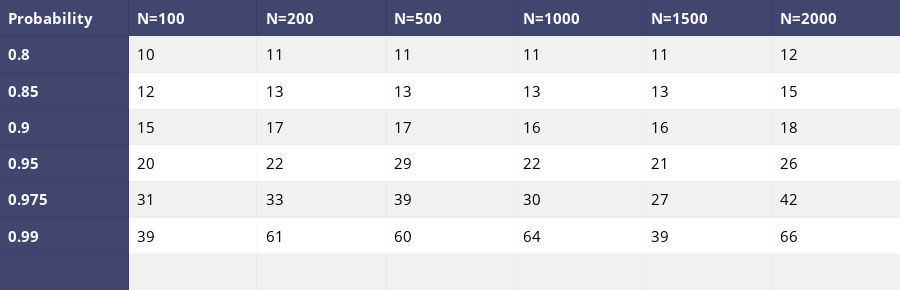

The code cell stored with this chart in its notebook:
### Code cell
data_matrix = [['Probability', 'N=100','N=200','N=500','N=1000','N=1500','N=2000'],
               ['0.8']+list1p3r,
               ['0.85']+list2p3r,
               ['0.9']+list3p3r,
               ['0.95']+list4p3r,
               ['0.975']+list5p3r,
               ['0.99']+list6p3r,
               ['','','','','','','']
               ]

table = ff.create_table(data_matrix,index=True, index_title='Date')
for i in range(len(table.layout.annotations)):
    table.layout.annotations[i].font.size = 15
iplot(table, filename='simple_table')

### Figure 1 — Plotly figure (JSON) as saved in the notebook; plotly's stock layout.template omitted (floating-point values rounded to 4 significant figures)
{"data": [{"colorscale": [[0, "#00083e"], [0.5, "#ededee"], [1, "#ffffff"]], "hoverinfo": "none", "opacity": 0.75, "showscale": false, "type": "heatmap", "z": [[0, 0, 0, 0, 0, 0, 0], [0, 0.5, 0.5, 0.5, 0.5, 0.5, 0.5], [0, 1, 1, 1, 1, 1, 1], [0, 0.5, 0.5, 0.5, 0.5, 0.5, 0.5], [0, 1, 1, 1, 1, 1, 1], [0, 0.5, 0.5, 0.5, 0.5, 0.5, 0.5], [0, 1, 1, 1, 1, 1, 1], [0, 0.5, 0.5, 0.5, 0.5, 0.5, 0.5]]}], "layout": {"annotations": [{"align": "left", "font": {"color": "#ffffff", "size": 15}, "showarrow": false, "text": "<b>Probability</b>", "x": -0.45, "xanchor": "left", "xref": "x1", "y": 0, "yref": "y1"}, {"align": "left", "font": {"color": "#ffffff", "size": 15}, "showarrow": false, "text": "<b>N=100</b>", "x": 0.55, "xanchor": "left", "xref": "x1", "y": 0, "yref": "y1"}, {"align": "left", "font": {"color": "#ffffff", "size": 15}, "showarrow": false, "text": "<b>N=200</b>", "x": 1.55, "xanchor": "left", "xref": "x1", "y": 0, "yref": "y1"}, {"align": "left", "font": {"color": "#ffffff", "size": 15}, "showarrow": false, "text": "<b>N=500</b>", "x": 2.55, "xanchor": "left", "xref": "x1", "y": 0, "yref": "y1"}, {"align": "left", "font": {"color": "#ffffff", "size": 15}, "showarrow": false, "text": "<b>N=1000</b>", "x": 3.55, "xanchor": "left", "xref": "x1", "y": 0, "yref": "y1"}, {"align": "left", "font": {"color": "#ffffff", "size": 15}, "showarrow": false, "text": "<b>N=1500</b>", "x": 4.55, "xanchor": "left", "xref": "x1", "y": 0, "yref": "y1"}, {"align": "left", "font": {"color": "#ffffff", "size": 15}, "showarrow": false, "text": "<b>N=2000</b>", "x": 5.55, "xanchor": "left", "xref": "x1", "y": 0, "yref": "y1"}, {"align": "left", "font": {"color": "#ffffff", "size": 15}, "showarrow": false, "text": "<b>0.8</b>", "x": -0.45, "xanchor": "left", "xref": "x1", "y": 1, "yref": "y1"}, {"align": "left", "font": {"color": "#000000", "size": 15}, "showarrow": false, "text": "10", "x": 0.55, "xanchor": "left", "xref": "x1", "y": 1, "yref": "y1"}, {"align": "left", "font": {"color": "#000000", "size": 15}, "showarrow": false, "text": "11", "x": 1.55, "xanchor": "left", "xref": "x1", "y": 1, "yref": "y1"}, {"align": "left", "font": {"color": "#000000", "size": 15}, "showarrow": false, "text": "11", "x": 2.55, "xanchor": "left", "xref": "x1", "y": 1, "yref": "y1"}, {"align": "left", "font": {"color": "#000000", "size": 15}, "showarrow": false, "text": "11", "x": 3.55, "xanchor": "left", "xref": "x1", "y": 1, "yref": "y1"}, {"align": "left", "font": {"color": "#000000", "size": 15}, "showarrow": false, "text": "11", "x": 4.55, "xanchor": "left", "xref": "x1", "y": 1, "yref": "y1"}, {"align": "left", "font": {"color": "#000000", "size": 15}, "showarrow": false, "text": "12", "x": 5.55, "xanchor": "left", "xref": "x1", "y": 1, "yref": "y1"}, {"align": "left", "font": {"color": "#ffffff", "size": 15}, "showarrow": false, "text": "<b>0.85</b>", "x": -0.45, "xanchor": "left", "xref": "x1", "y": 2, "yref": "y1"}, {"align": "left", "font": {"color": "#000000", "size": 15}, "showarrow": false, "text": "12", "x": 0.55, "xanchor": "left", "xref": "x1", "y": 2, "yref": "y1"}, {"align": "left", "font": {"color": "#000000", "size": 15}, "showarrow": false, "text": "13", "x": 1.55, "xanchor": "left", "xref": "x1", "y": 2, "yref": "y1"}, {"align": "left", "font": {"color": "#000000", "size": 15}, "showarrow": false, "text": "13", "x": 2.55, "xanchor": "left", "xref": "x1", "y": 2, "yref": "y1"}, {"align": "left", "font": {"color": "#000000", "size": 15}, "showarrow": false, "text": "13", "x": 3.55, "xanchor": "left", "xref": "x1", "y": 2, "yref": "y1"}, {"align": "left", "font": {"color": "#000000", "size": 15}, "showarrow": false, "text": "13", "x": 4.55, "xanchor": "left", "xref": "x1", "y": 2, "yref": "y1"}, {"align": "left", "font": {"color": "#000000", "size": 15}, "showarrow": false, "text": "15", "x": 5.55, "xanchor": "left", "xref": "x1", "y": 2, "yref": "y1"}, {"align": "left", "font": {"color": "#ffffff", "size": 15}, "showarrow": false, "text": "<b>0.9</b>", "x": -0.45, "xanchor": "left", "xref": "x1", "y": 3, "yref": "y1"}, {"align": "left", "font": {"color": "#000000", "size": 15}, "showarrow": false, "text": "15", "x": 0.55, "xanchor": "left", "xref": "x1", "y": 3, "yref": "y1"}, {"align": "left", "font": {"color": "#000000", "size": 15}, "showarrow": false, "text": "17", "x": 1.55, "xanchor": "left", "xref": "x1", "y": 3, "yref": "y1"}, {"align": "left", "font": {"color": "#000000", "size": 15}, "showarrow": false, "text": "17", "x": 2.55, "xanchor": "left", "xref": "x1", "y": 3, "yref": "y1"}, {"align": "left", "font": {"color": "#000000", "size": 15}, "showarrow": false, "text": "16", "x": 3.55, "xanchor": "left", "xref": "x1", "y": 3, "yref": "y1"}, {"align": "left", "font": {"color": "#000000", "size": 15}, "showarrow": false, "text": "16", "x": 4.55, "xanchor": "left", "xref": "x1", "y": 3, "yref": "y1"}, {"align": "left", "font": {"color": "#000000", "size": 15}, "showarrow": false, "text": "18", "x": 5.55, "xanchor": "left", "xref": "x1", "y": 3, "yref": "y1"}, {"align": "left", "font": {"color": "#ffffff", "size": 15}, "showarrow": false, "text": "<b>0.95</b>", "x": -0.45, "xanchor": "left", "xref": "x1", "y": 4, "yref": "y1"}, {"align": "left", "font": {"color": "#000000", "size": 15}, "showarrow": false, "text": "20", "x": 0.55, "xanchor": "left", "xref": "x1", "y": 4, "yref": "y1"}, {"align": "left", "font": {"color": "#000000", "size": 15}, "showarrow": false, "text": "22", "x": 1.55, "xanchor": "left", "xref": "x1", "y": 4, "yref": "y1"}, {"align": "left", "font": {"color": "#000000", "size": 15}, "showarrow": false, "text": "29", "x": 2.55, "xanchor": "left", "xref": "x1", "y": 4, "yref": "y1"}, {"align": "left", "font": {"color": "#000000", "size": 15}, "showarrow": false, "text": "22", "x": 3.55, "xanchor": "left", "xref": "x1", "y": 4, "yref": "y1"}, {"align": "left", "font": {"color": "#000000", "size": 15}, "showarrow": false, "text": "21", "x": 4.55, "xanchor": "left", "xref": "x1", "y": 4, "yref": "y1"}, {"align": "left", "font": {"color": "#000000", "size": 15}, "showarrow": false, "text": "26", "x": 5.55, "xanchor": "left", "xref": "x1", "y": 4, "yref": "y1"}, {"align": "left", "font": {"color": "#ffffff", "size": 15}, "showarrow": false, "text": "<b>0.975</b>", "x": -0.45, "xanchor": "left", "xref": "x1", "y": 5, "yref": "y1"}, {"align": "left", "font": {"color": "#000000", "size": 15}, "showarrow": false, "text": "31", "x": 0.55, "xanchor": "left", "xref": "x1", "y": 5, "yref": "y1"}, {"align": "left", "font": {"color": "#000000", "size": 15}, "showarrow": false, "text": "33", "x": 1.55, "xanchor": "left", "xref": "x1", "y": 5, "yref": "y1"}, {"align": "left", "font": {"color": "#000000", "size": 15}, "showarrow": false, "text": "39", "x": 2.55, "xanchor": "left", "xref": "x1", "y": 5, "yref": "y1"}, {"align": "left", "font": {"color": "#000000", "size": 15}, "showarrow": false, "text": "30", "x": 3.55, "xanchor": "left", "xref": "x1", "y": 5, "yref": "y1"}, {"align": "left", "font": {"color": "#000000", "size": 15}, "showarrow": false, "text": "27", "x": 4.55, "xanchor": "left", "xref": "x1", "y": 5, "yref": "y1"}, {"align": "left", "font": {"color": "#000000", "size": 15}, "showarrow": false, "text": "42", "x": 5.55, "xanchor": "left", "xref": "x1", "y": 5, "yref": "y1"}, {"align": "left", "font": {"color": "#ffffff", "size": 15}, "showarrow": false, "text": "<b>0.99</b>", "x": -0.45, "xanchor": "left", "xref": "x1", "y": 6, "yref": "y1"}, {"align": "left", "font": {"color": "#000000", "size": 15}, "showarrow": false, "text": "39", "x": 0.55, "xanchor": "left", "xref": "x1", "y": 6, "yref": "y1"}, {"align": "left", "font": {"color": "#000000", "size": 15}, "showarrow": false, "text": "61", "x": 1.55, "xanchor": "left", "xref": "x1", "y": 6, "yref": "y1"}, {"align": "left", "font": {"color": "#000000", "size": 15}, "showarrow": false, "text": "60", "x": 2.55, "xanchor": "left", "xref": "x1", "y": 6, "yref": "y1"}, {"align": "left", "font": {"color": "#000000", "size": 15}, "showarrow": false, "text": "64", "x": 3.55, "xanchor": "left", "xref": "x1", "y": 6, "yref": "y1"}, {"align": "left", "font": {"color": "#000000", "size": 15}, "showarrow": false, "text": "39", "x": 4.55, "xanchor": "left", "xref": "x1", "y": 6, "yref": "y1"}, {"align": "left", "font": {"color": "#000000", "size": 15}, "showarrow": false, "text": "66", "x": 5.55, "xanchor": "left", "xref": "x1", "y": 6, "yref": "y1"}, {"align": "left", "font": {"color": "#ffffff", "size": 15}, "showarrow": false, "text": "<b></b>", "x": -0.45, "xanchor": "left", "xref": "x1", "y": 7, "yref": "y1"}, {"align": "left", "font": {"color": "#000000", "size": 15}, "showarrow": false, "text": "", "x": 0.55, "xanchor": "left", "xref": "x1", "y": 7, "yref": "y1"}, {"align": "left", "font": {"color": "#000000", "size": 15}, "showarrow": false, "text": "", "x": 1.55, "xanchor": "left", "xref": "x1", "y": 7, "yref": "y1"}, {"align": "left", "font": {"color": "#000000", "size": 15}, "showarrow": false, "text": "", "x": 2.55, "xanchor": "left", "xref": "x1", "y": 7, "yref": "y1"}, {"align": "left", "font": {"color": "#000000", "size": 15}, "showarrow": false, "text": "", "x": 3.55, "xanchor": "left", "xref": "x1", "y": 7, "yref": "y1"}, {"align": "left", "font": {"color": "#000000", "size": 15}, "showarrow": false, "text": "", "x": 4.55, "xanchor": "left", "xref": "x1", "y": 7, "yref": "y1"}, {"align": "left", "font": {"color": "#000000", "size": 15}, "showarrow": false, "text": "", "x": 5.55, "xanchor": "left", "xref": "x1", "y": 7, "yref": "y1"}], "height": 290, "margin": {"b": 0, "l": 0, "r": 0, "t": 0}, "xaxis": {"dtick": 1, "gridwidth": 2, "showticklabels": false, "tick0": -0.5, "ticks": "", "zeroline": false}, "yaxis": {"autorange": "reversed", "dtick": 1, "gridwidth": 2, "showticklabels": false, "tick0": 0.5, "ticks": "", "zeroline": false}}}
